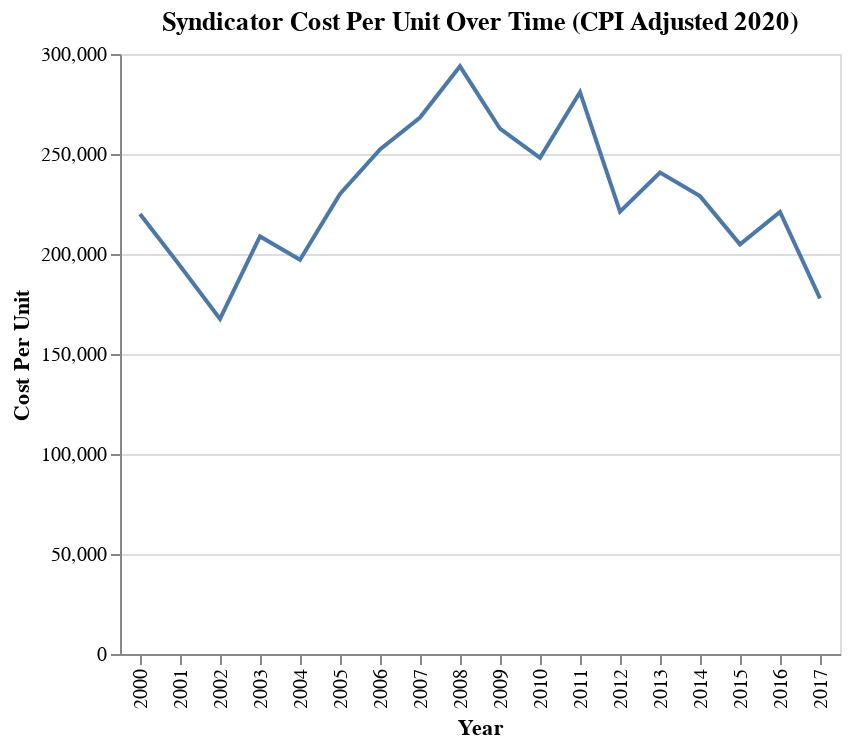

The notebook cell saved with this chart:
### Code cell
alt.Chart(grouped_match).mark_line().encode(
    x='Year',
    y='Cost Per Unit').configure(background="#ffffff").configure_legend().properties(
    title={
      "text": ["Syndicator Cost Per Unit Over Time (CPI Adjusted 2020)"]})

### Figure 1 — Vega-Lite specification as saved in the notebook (floating-point values rounded to 4 significant figures)
{"config": {"view": {"continuousWidth": 400, "continuousHeight": 300}, "background": "#ffffff", "legend": {}}, "data": {"name": "data-fbf4a1a7d5dd1da56c7a2127dab3e315"}, "mark": "line", "encoding": {"x": {"type": "nominal", "field": "Year"}, "y": {"type": "quantitative", "field": "Cost Per Unit"}}, "title": {"text": ["Syndicator Cost Per Unit Over Time (CPI Adjusted 2020)"]}, "$schema": "https://vega.github.io/schema/vega-lite/v4.0.2.json", "datasets": {"data-fbf4a1a7d5dd1da56c7a2127dab3e315": [{"Year": "2000", "yr_pis": 2006.0, "units_n": 73.12, "units_li": null, "units_ot": null, "Number of Sources": 2.19, "totalcost": 11420000.0, "id": 2081.0, "yr_pis_y": 2002.0, "n_units": 73.24, "li_units": 69.88, "type": 1.083, "credit": 2.0, "bond": 2.0, "totalcost_adj": 16960000.0, "Cost Per Unit": 220000.0}, {"Year": "2001", "yr_pis": 2005.0, "units_n": 72.92, "units_li": null, "units_ot": null, "Number of Sources": 2.432, "totalcost": 9118000.0, "id": 2152.0, "yr_pis_y": 2003.0, "n_units": 72.82, "li_units": 66.8, "type": 1.245, "credit": 2.0, "bond": 2.0, "totalcost_adj": 13160000.0, "Cost Per Unit": 194200.0}, {"Year": "2002", "yr_pis": 2005.0, "units_n": 72.11, "units_li": null, "units_ot": null, "Number of Sources": 2.171, "totalcost": 8705000.0, "id": 1683.0, "yr_pis_y": 2004.0, "n_units": 72.14, "li_units": 70.05, "type": 1.218, "credit": 2.0, "bond": 2.0, "totalcost_adj": 12370000.0, "Cost Per Unit": 167500.0}, {"Year": "2003", "yr_pis": 2006.0, "units_n": 63.55, "units_li": null, "units_ot": null, "Number of Sources": 2.54, "totalcost": 9137000.0, "id": 1876.0, "yr_pis_y": 2005.0, "n_units": 63.48, "li_units": 58.48, "type": 1.178, "credit": 2.0, "bond": 1.955, "totalcost_adj": 12700000.0, "Cost Per Unit": 208800.0}, {"Year": "2004", "yr_pis": 2006.0, "units_n": 71.89, "units_li": null, "units_ot": null, "Number of Sources": 2.445, "totalcost": 9391000.0, "id": 2024.0, "yr_pis_y": 2006.0, "n_units": 71.89, "li_units": 69.11, "type": 1.216, "credit": 2.0, "bond": 1.991, "totalcost_adj": 12710000.0, "Cost Per Unit": 197100.0}, {"Year": "2005", "yr_pis": 2008.0, "units_n": 68.04, "units_li": null, "units_ot": null, "Number of Sources": 2.571, "totalcost": 10280000.0, "id": 2424.0, "yr_pis_y": 2007.0, "n_units": 67.84, "li_units": 64.23, "type": 1.221, "credit": 2.0, "bond": 1.97, "totalcost_adj": 13460000.0, "Cost Per Unit": 230100.0}, {"Year": "2006", "yr_pis": 2008.0, "units_n": 59.1, "units_li": null, "units_ot": null, "Number of Sources": 3.262, "totalcost": 11240000.0, "id": 3248.0, "yr_pis_y": 2008.0, "n_units": 59.12, "li_units": 52.23, "type": 1.227, "credit": 2.0, "bond": 1.989, "totalcost_adj": 14250000.0, "Cost Per Unit": 252200.0}, {"Year": "2007", "yr_pis": 2009.0, "units_n": 71.12, "units_li": null, "units_ot": null, "Number of Sources": 3.61, "totalcost": 14510000.0, "id": 3656.0, "yr_pis_y": 2009.0, "n_units": 70.97, "li_units": 64.42, "type": 1.169, "credit": 2.0, "bond": 1.984, "totalcost_adj": 17890000.0, "Cost Per Unit": 268200.0}, {"Year": "2008", "yr_pis": 2010.0, "units_n": 67.87, "units_li": null, "units_ot": null, "Number of Sources": 3.133, "totalcost": 15130000.0, "id": 3687.0, "yr_pis_y": 2010.0, "n_units": 67.44, "li_units": 61.47, "type": 1.205, "credit": 2.0, "bond": 2.0, "totalcost_adj": 17970000.0, "Cost Per Unit": 293800.0}, {"Year": "2009", "yr_pis": 2011.0, "units_n": 66.18, "units_li": null, "units_ot": null, "Number of Sources": 2.746, "totalcost": 13560000.0, "id": 3598.0, "yr_pis_y": 2011.0, "n_units": 66.08, "li_units": 62.66, "type": 1.315, "credit": 2.0, "bond": 1.961, "totalcost_adj": 16160000.0, "Cost Per Unit": 262600.0}, {"Year": "2010", "yr_pis": 2012.0, "units_n": 61.41, "units_li": 12.0, "units_ot": 0.0, "Number of Sources": 2.39, "totalcost": 13100000.0, "id": 3652.0, "yr_pis_y": 2012.0, "n_units": 61.33, "li_units": 53.75, "type": 1.288, "credit": 2.0, "bond": 1.972, "totalcost_adj": 15360000.0, "Cost Per Unit": 248100.0}, {"Year": "2011", "yr_pis": 2013.0, "units_n": 57.43, "units_li": 51.33, "units_ot": 0.0, "Number of Sources": 3.0, "totalcost": 13390000.0, "id": 3404.0, "yr_pis_y": 2013.0, "n_units": 57.26, "li_units": 52.78, "type": 1.271, "credit": 2.0, "bond": 1.97, "totalcost_adj": 15220000.0, "Cost Per Unit": 280900.0}, {"Year": "2012", "yr_pis": 2014.0, "units_n": 71.62, "units_li": 53.54, "units_ot": 1.0, "Number of Sources": 2.827, "totalcost": 13330000.0, "id": 2338.0, "yr_pis_y": 2014.0, "n_units": 71.55, "li_units": 66.63, "type": 1.333, "credit": 2.0, "bond": 1.98, "totalcost_adj": 14840000.0, "Cost Per Unit": 221200.0}, {"Year": "2013", "yr_pis": 2015.0, "units_n": 62.47, "units_li": 71.07, "units_ot": 1.429, "Number of Sources": 3.167, "totalcost": 13690000.0, "id": 2368.0, "yr_pis_y": 2015.0, "n_units": 62.44, "li_units": 57.16, "type": 1.263, "credit": 2.0, "bond": 2.0, "totalcost_adj": 15020000.0, "Cost Per Unit": 240700.0}, {"Year": "2014", "yr_pis": 2016.0, "units_n": 53.71, "units_li": 52.38, "units_ot": 1.952, "Number of Sources": 3.608, "totalcost": 10570000.0, "id": 2345.0, "yr_pis_y": 2016.0, "n_units": 53.51, "li_units": 50.48, "type": 1.295, "credit": 2.0, "bond": 2.0, "totalcost_adj": 11420000.0, "Cost Per Unit": 228900.0}, {"Year": "2015", "yr_pis": 2017.0, "units_n": 55.43, "units_li": 52.41, "units_ot": 1.818, "Number of Sources": 3.372, "totalcost": 9907000.0, "id": 1858.0, "yr_pis_y": 2017.0, "n_units": 55.22, "li_units": 50.04, "type": 1.378, "credit": 2.0, "bond": 2.0, "totalcost_adj": 10690000.0, "Cost Per Unit": 204800.0}, {"Year": "2016", "yr_pis": 2018.0, "units_n": 58.25, "units_li": 51.58, "units_ot": 0.6667, "Number of Sources": 2.968, "totalcost": 12390000.0, "id": 2026.0, "yr_pis_y": 2018.0, "n_units": 58.17, "li_units": 52.25, "type": 1.5, "credit": 2.0, "bond": 2.0, "totalcost_adj": 13190000.0, "Cost Per Unit": 221100.0}, {"Year": "2017", "yr_pis": 2019.0, "units_n": 104.7, "units_li": null, "units_ot": null, "Number of Sources": 1.667, "totalcost": 18570000.0, "id": 1528.0, "yr_pis_y": 2019.0, "n_units": 104.7, "li_units": null, "type": null, "credit": 2.0, "bond": null, "totalcost_adj": 19370000.0, "Cost Per Unit": 177800.0}]}}
